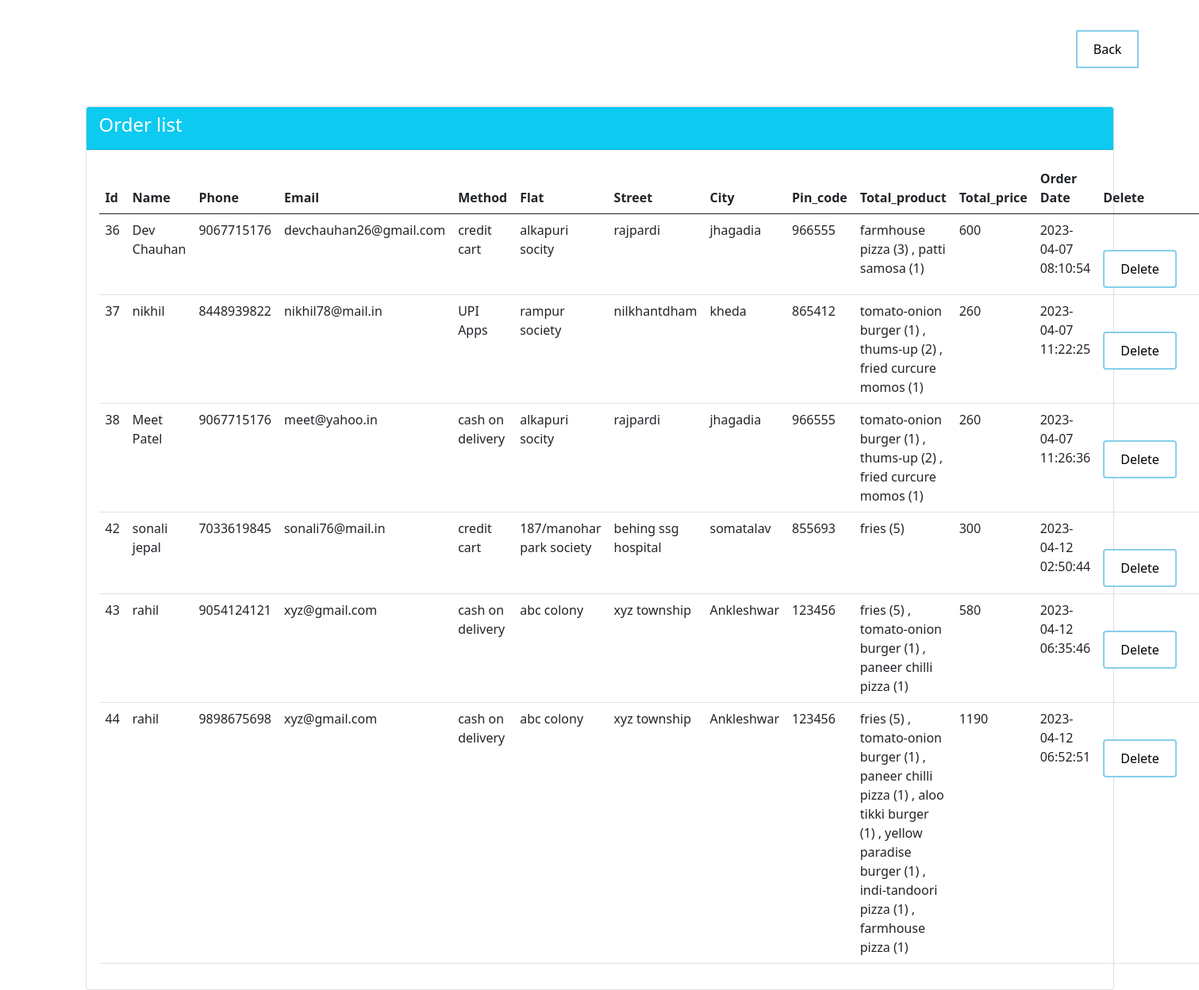
The page /admin/orderlist.php on the database its author committed.
### tables this page shows
CREATE TABLE IF NOT EXISTS `corder` (
  `id` int(255) NOT NULL AUTO_INCREMENT,
  `name` text NOT NULL,
  `number` bigint(255) NOT NULL,
  `email` varchar(255) NOT NULL,
  `method` varchar(255) NOT NULL,
  `flat` varchar(255) NOT NULL,
  `street` varchar(255) NOT NULL,
  `city` varchar(255) NOT NULL,
  `pin_code` int(255) NOT NULL,
  `total_products` varbinary(600) NOT NULL,
  `total_price` int(255) NOT NULL,
  `ord_date` timestamp NOT NULL DEFAULT CURRENT_TIMESTAMP,
  PRIMARY KEY (`id`)
);

### admin/orderlist.php (the view, shortened to what this page needs)
<!doctype html>
<html lang="en">
  <head>
    <link href="https://cdn.jsdelivr.net/npm/bootstrap@5.0.2/dist/css/bootstrap.min.css" rel="stylesheet">
  </head>
  <body>
  <div class="href" align="right">
<a href="http://localhost/foodfinal/admin/">Back</a>
</div>
    <div class="container mt-5">
        <div class="row">
            <div class="col-md-12">
                <div class="card">
                    <div class="card-header bg-info">
                        <h4 class="text-white">Order list</h4>
                    </div>
                    <div class="card-body">
                        <?php
                        $conn = mysqli_connect("localhost","root","","food");
                        $query_run = mysqli_query($conn, "SELECT * FROM `corder`");
                        ?>
                        <table class="table">
                            <thead>
                                <tr>
                                    <th>Id</th>
                                    <th>Name</th>
                                    <th>Phone</th>
                                    <th>Email</th>
                                    <th>Method</th>
                                    <th>Flat</th>
                                    <th>Street</th>
                                    <th>City</th>
                                    <th>Pin_code</th>
                                    <th>Total_product</th>
                                    <th>Total_price</th>
                                    <th>Order Date</th>
                                    <th>Delete</th>
                                </tr>
                            </thead>
                            <tbody>
                                <?php
                                    if(mysqli_num_rows($query_run) > 0)
                                    {
                                        foreach($query_run as $row)
                                        {
                                            ?>
                                                <tr>
                                                <td><?php echo $row['id']; ?></td>
                                                    <td><?php echo $row['name']; ?></td>
                                                    <td><?php echo $row['number']; ?></td>
                                                    <td><?php echo $row['email']; ?></td>
                                                    <td><?php echo $row['method']; ?></td>
                                                    <td><?php echo $row['flat']; ?></td>
                                                    <td><?php echo $row['street']; ?></td>
                                                    <td><?php echo $row['city']; ?></td>
                                                    <td><?php echo $row['pin_code']; ?></td>
                                                    <td><?php echo $row['total_products']; ?></td>
                                                    <td><?php echo $row['total_price']; ?></td>
                                                    <td><?php echo $row['ord_date']; ?></td>
                                                    <td><a href="orderlist.php?delete=<?php echo $row['id']; ?>" class="btn btn-danger" onclick="return confirm('are your sure you want to delete this?');"> <i class="fas fa-trash"></i> Delete </a></td>
                                                </tr>
                                            <?php
                                        }
                                    }
                                    else
                                    {
                                        ?>
                                            <tr>
                                                <td>no records</td>
                                            </tr>
                                            <?php
                                    }
                                ?>
                            </tbody>
                        </table>
                    </div>
                </div>
            </div>
        </div>
    </div>
  </body>
</html>

### admin/orderlist.php (style rules this page uses)
a:link, a:visited { background-color: white; color: black; border: 2px solid skyblue; padding: 10px 20px; text-align: center; text-decoration: none; display: inline-block; margin-top:1cm; margin-right:2cm; }

### rows shown on the page
corder: id "36", name "Dev Chauhan", number "9067715176", email "devchauhan26@gmail.com", method "credit cart", flat "alkapuri socity", street "rajpardi", city "jhagadia", pin_code "966555", total_products "farmhouse pizza (3) , patti samosa (1)", total_price "600", ord_date "2023-04-07 08:10:54"
corder: id "37", name "nikhil", number "8448939822", email "nikhil78@mail.in", method "UPI Apps", flat "rampur society", street "nilkhantdham", city "kheda", pin_code "865412", total_products "tomato-onion burger (1) , thums-up (2) , fried curcure momos (1)", total_price "260", ord_date "2023-04-07 11:22:25"
corder: id "38", name "Meet Patel", number "9067715176", email "meet@yahoo.in", method "cash on delivery", flat "alkapuri socity", street "rajpardi", city "jhagadia", pin_code "966555", total_products "tomato-onion burger (1) , thums-up (2) , fried curcure momos (1)", total_price "260", ord_date "2023-04-07 11:26:36"
corder: id "42", name "sonali jepal", number "7033619845", email "sonali76@mail.in", method "credit cart", flat "187/manohar park society", street "behing ssg hospital", city "somatalav", pin_code "855693", total_products "fries (5)", total_price "300", ord_date "2023-04-12 02:50:44"
corder: id "43", name "rahil", number "9054124121", email "xyz@gmail.com", method "cash on delivery", flat "abc colony", street "xyz township", city "Ankleshwar", pin_code "123456", total_products "fries (5) , tomato-onion burger (1) , paneer chilli pizza (1)", total_price "580", ord_date "2023-04-12 06:35:46"
corder: id "44", name "rahil", number "9898675698", email "xyz@gmail.com", method "cash on delivery", flat "abc colony", street "xyz township", city "Ankleshwar", pin_code "123456", total_products "fries (5) , tomato-onion burger (1) , paneer chilli pizza (1) , aloo tikki burger (1) , yellow paradise burger (1) , indi-tandoori pizza (1) , farmhouse pizza (1)", total_price "1190", ord_date "2023-04-12 06:52:51"
